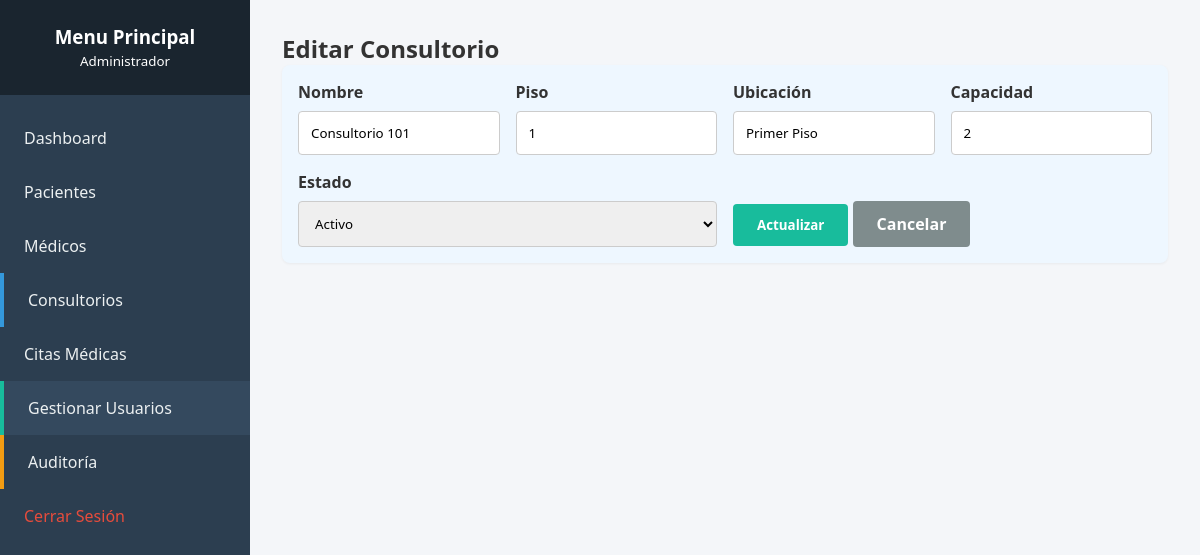
/editar_consultorio.php?id=1 (signed in), run on the app's committed database.
### tables this page shows
CREATE TABLE consultorios (
    id_consultorio INT AUTO_INCREMENT PRIMARY KEY,
    nombre VARCHAR(50) NOT NULL,
    piso VARCHAR(20),
    ubicacion VARCHAR(100),
    capacidad INT DEFAULT 1,
    estado TINYINT(1) DEFAULT 1
);

### editar_consultorio.php (the view, shortened to what this page needs)
<?php
require_once 'config/conexion.php';
$id = (int)$_GET['id'];
$stmt = $pdo->prepare("
SELECT *
FROM consultorios
WHERE id_consultorio = ?
");
$stmt->execute([$id]);
$consultorio = $stmt->fetch();
include 'includes/header.php';
include 'includes/sidebar.php';
?>
<div class="main-content">
<h2>Editar Consultorio</h2>
<form method="POST"
      class="filter-box"
      style="background:#eef7ff;">
<div class="form-group">
<label>Nombre</label>
<input
type="text"
name="nombre"
class="form-control"
required
value="<?= htmlspecialchars($consultorio['nombre']); ?>">
</div>
<div class="form-group">
<label>Piso</label>
<input
type="text"
name="piso"
class="form-control"
value="<?= htmlspecialchars($consultorio['piso']); ?>">
</div>
<div class="form-group">
<label>Ubicación</label>
<input
type="text"
name="ubicacion"
class="form-control"
value="<?= htmlspecialchars($consultorio['ubicacion']); ?>">
</div>
<div class="form-group">
<label>Capacidad</label>
<input
type="number"
name="capacidad"
class="form-control"
min="1"
value="<?= $consultorio['capacidad']; ?>">
</div>
<div class="form-group">
<label>Estado</label>
<select
name="estado"
class="form-control">
<option value="1"
<?= $consultorio['estado']==1 ? 'selected' : ''; ?>>
Activo
</option>
</select>
</div>
<div class="form-group">
<button
type="submit"
class="btn"
style="width:auto;">
Actualizar
</button>
<a
href="consultorios.php"
class="btn"
style="
width:auto;
background:#7f8c8d;">
Cancelar
</a>
</div>
</form>
</div>
</body>
</html>

### css/estilos.css (style rules this page uses)
:root { --primary: #2c3e50; --secondary: #18bc9c; --background: #f4f6f9; --text: #333; --white: #ffffff; }
* { margin: 0; padding: 0; box-sizing: border-box; font-family: 'Segoe UI', sans-serif; }
body { background-color: var(--background); color: var(--text); display: flex; }
.form-group { margin-bottom: 1.2rem; }
.form-group label { display: block; margin-bottom: 0.5rem; font-weight: bold; }
.form-control { width: 100%; padding: 0.75rem; border: 1px solid #ccc; border-radius: 4px; }
.btn { background: var(--secondary); color: var(--white); border: none; padding: 0.75rem 1.5rem; cursor: pointer; border-radius: 4px; font-weight: bold; width: 100%; text-decoration: none; display: inline-block; text-align: center; }
.main-content { flex: 1; padding: 2rem; max-width: 100%; overflow-hidden; }
.filter-box { background: var(--white); padding: 1rem; border-radius: 8px; margin-bottom: 1.5rem; display: flex; gap: 1rem; flex-wrap: wrap; align-items: flex-end; box-shadow: 0 1px 3px rgba(0,0,0,0.05); }
.filter-box .form-group { margin: 0; flex: 1; min-width: 180px; }

### data on the page
consultorios: nombre "Consultorio 101", piso "1", ubicacion "Primer Piso", capacidad "2", estado "Activo"

### other printed values
$_SESSION['usuario_rol'] "Administrador"
